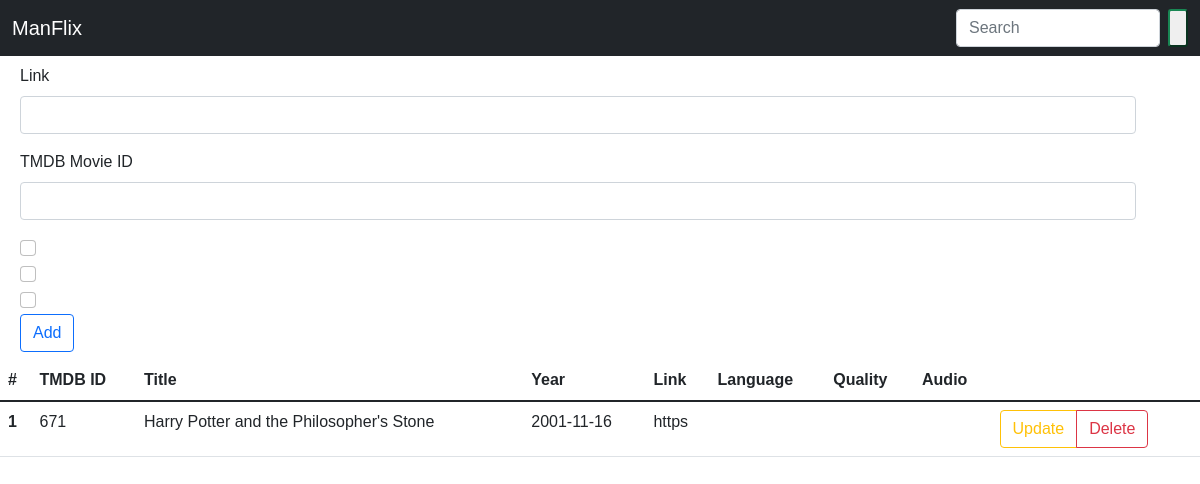
Before: / with the older database file.
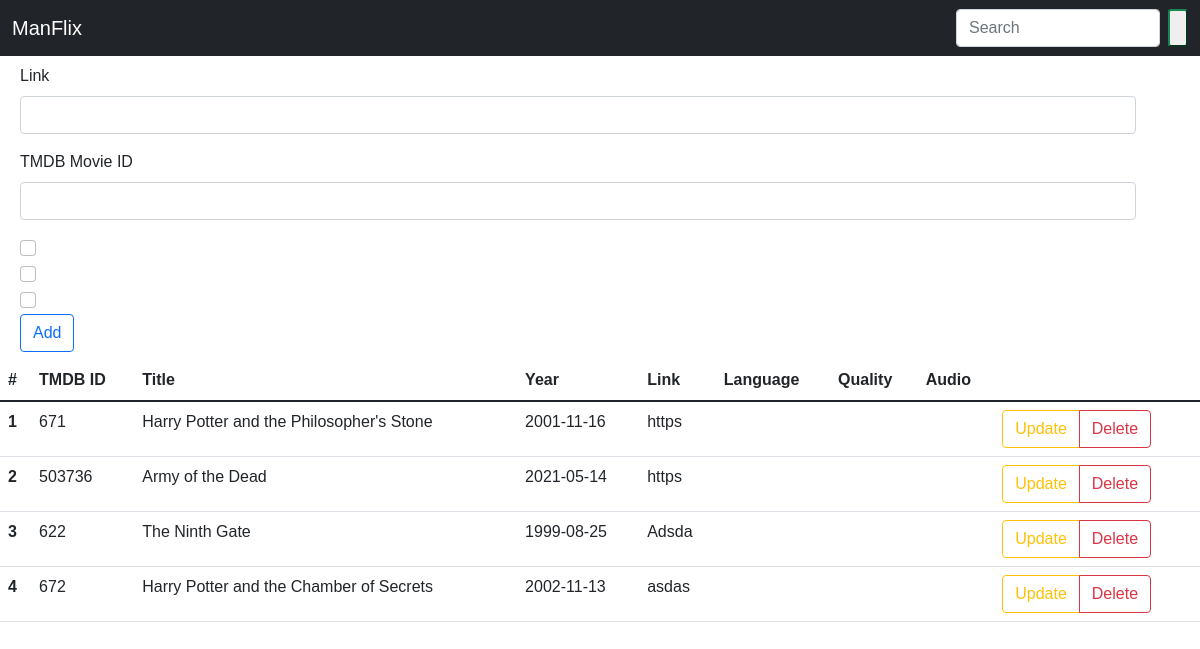
After: the same page with the newer database file.
### app.py (models this page shows)
class Movies(db.Model):
    id = db.Column(db.Integer, primary_key=True)
    title = db.Column(db.String(80), unique=True)
    year = db.Column(db.Integer)
    link = db.Column(db.String(500))
    quality = db.Column(db.Boolean)
    movie_id_tmd = db.Column(db.Integer)
    poster_link = db.Column(db.String(500))
    movie_backdrop_link = db.Column(db.String(500))
    movie_overview = db.Column(db.String(500))
    trailer_link = db.Column(db.String(125))
    dolby_audio = db.Column(db.Boolean)
    dual_audio = db.Column(db.Boolean)
    added_on = db.Column(db.DateTime, default=datetime.utcnow)
    def __repr__(self) -> str:
        return f"movies('{self.title}','{self.year}','{self.link}','{self.added_on},{self.quality}','{self.dolby_audio}','{self.dual_audio},{self.poster_link},{self.movie_id_tmd}','{self.movie_backdrop_link}','{self.movie_overview}','{self.trailer_link}')"

### app.py (the view, shortened to what this page needs)
@app.route('/', methods=['GET', 'POST'])
def hello_world():
    all_movies = Movies.query.all()
    print(all_movies)
    return render_template('add_movies.html', all_movies=all_movies)

### templates/add_movies.html (shortened to what this page needs)
{% extends 'base.html' %}
{% block body %}
<div class="container m-2">
    <form action="/" method="post">
        <div class="mb-3">
            <label for="exampleInputEmail1" class="form-label">Link</label>
            <input type="text" required class="form-control" name="link" id="exampleInputPassword1">
        </div>
        <div class="mb-3">
            <label for="exampleInputEmail1" class="form-label">TMDB Movie ID</label>
            <input type="text" required class="form-control" name="movie_id_tmd" id="exampleInputPassword1">
        </div>
        <div class="form-check">
            <input class="form-check-input" type="checkbox" name="quality" value="" id="flexCheckDefault">
        </div>
        <div class="form-check">
            <input class="form-check-input" type="checkbox" name="dolby_audio" value="" id="flexCheckDefault">
        </div>
        <div class="form-check">
            <input class="form-check-input" type="checkbox" name="dual_audio" value="" id="flexCheckDefault">
        </div>
        <button type="submit" class="btn btn-outline-primary">Add</button>
    </form>
</div>
<div class="table-responsive">
    <table class="table">
        <thead>
            <tr>
                <th scope="col">#</th>
                <th scope="col">TMDB ID</th>
                <th scope="col">Title</th>
                <th scope="col">Year</th>
                <th scope="col">Link</th>
                <th scope="col">Language</th>
                <th scope="col">Quality</th>
                <th scope="col">Audio</th>
            </tr>
        </thead>
        <tbody>
            {% for mov in all_movies %}
            <tr>
                <th scope="row">{{loop.index}}</th>
                <td>{{mov.movie_id_tmd}}</td>
                <td>{{mov.title}}</td>
                <td>{{mov.year}}</td>
                <td>{{mov.link[0:5]}}</td>
                <td>
                </td>
                <td>
                </td>
                <td>
                </td>
                <td>
                    <div class="btn-group" role="group" aria-label="Basic mixed styles example">
                        <a href="/update/{{mov.id}}" class="btn btn-outline-warning" role="button">Update</a>
                        <a href="/delete/{{mov.id}}" class="btn btn-outline-danger" role="button">Delete</a>
                    </div>
                </td>
            </tr>
            {% endfor %}
        </tbody>
    </table>
</div>
{% endblock %}

### templates/base.html (shortened to what this page needs)
<!doctype html>
<html lang="en">
<head>
    <link href="https://cdn.jsdelivr.net/npm/bootstrap@5.1.3/dist/css/bootstrap.min.css" rel="stylesheet">
    <link href="https://vjs.zencdn.net/7.19.2/video-js.css" rel="stylesheet" />
    <link href="../static/movie_style.css" rel="stylesheet" />
</head>
<body>
    <nav class="navbar navbar-expand-lg navbar-dark bg-dark">
        <div class="container-fluid">
            <a class="navbar-brand" href="">ManFlix</a>
            <div class="collapse navbar-collapse" id="navbarSupportedContent">
                <ul class="navbar-nav me-auto mb-2 mb-lg-0">
                    <li class="nav-item">
                        <a class="nav-link" id="video-icon" href="{{ url_for('home') }}"></a>
                    </li>
                    <li class="nav-item">
                        <a class="nav-link" id="admin-icon" aria-current="page" href="/"></span></a>
                    </li>
                </ul>
                <form class="d-flex" method="post" action="{{ url_for('search_movies') }}">
                    <input class="form-control me-2" type="search" name="searched" placeholder="Search" aria-label="Search">
                    <button class="btn-sm btn-outline-success" type="submit"></button>
                </form>
            </div>
        </div>
    </nav>
    {% block body %}
    {% endblock body %}
</body>
</html>

### templates/base.html (style rules this page uses)
* { font-family: 'Gill Sans', 'Gill Sans MT', Calibri, 'Trebuchet MS', sans-serif; }

Changed rows visible on the page:
added Movies: movie_id_tmd "503736", title "Army of the Dead", year "2021-05-14", link "https"
added Movies: movie_id_tmd "622", title "The Ninth Gate", year "1999-08-25", link "Adsda"
added Movies: movie_id_tmd "672", title "Harry Potter and the Chamber of Secrets", year "2002-11-13", link "asdas"
